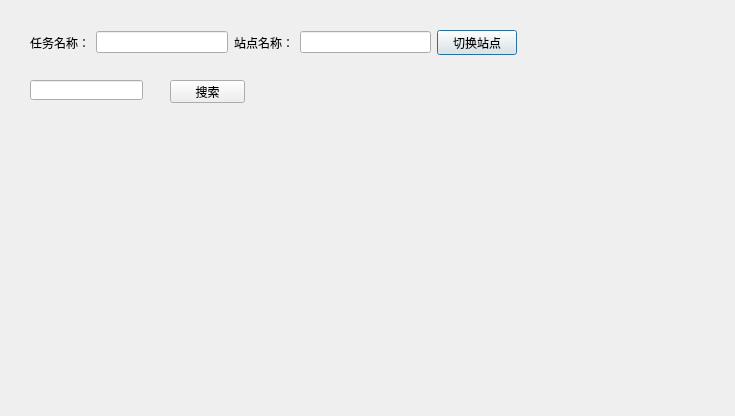
<?xml version="1.0" encoding="UTF-8"?>
<ui version="4.0">
 <class>NewTask</class>
 <widget class="QDialog" name="NewTask">
  <property name="geometry">
   <rect>
    <x>0</x>
    <y>0</y>
    <width>735</width>
    <height>416</height>
   </rect>
  </property>
  <property name="windowTitle">
   <string>Dialog</string>
  </property>
  <widget class="QWidget" name="layoutWidget">
   <property name="geometry">
    <rect>
     <x>30</x>
     <y>30</y>
     <width>487</width>
     <height>25</height>
    </rect>
   </property>
   <layout class="QHBoxLayout" name="horizontalLayout">
    <item>
     <widget class="QLabel" name="label">
      <property name="text">
       <string>任务名称：</string>
      </property>
     </widget>
    </item>
    <item>
     <widget class="QLineEdit" name="leTaskName"/>
    </item>
    <item>
     <widget class="QLabel" name="label_2">
      <property name="text">
       <string>站点名称：</string>
      </property>
     </widget>
    </item>
    <item>
     <widget class="QLineEdit" name="leSiteName"/>
    </item>
    <item>
     <widget class="QPushButton" name="pbSwitchWebsite">
      <property name="text">
       <string>切换站点</string>
      </property>
     </widget>
    </item>
   </layout>
  </widget>
  <widget class="QLineEdit" name="leSearchWords">
   <property name="geometry">
    <rect>
     <x>30</x>
     <y>80</y>
     <width>113</width>
     <height>20</height>
    </rect>
   </property>
  </widget>
  <widget class="QPushButton" name="pbSearch">
   <property name="geometry">
    <rect>
     <x>170</x>
     <y>80</y>
     <width>75</width>
     <height>23</height>
    </rect>
   </property>
   <property name="text">
    <string>搜索</string>
   </property>
  </widget>
 </widget>
 <resources/>
 <connections>
  <connection>
   <sender>pbSearch</sender>
   <signal>clicked()</signal>
   <receiver>NewTask</receiver>
   <slot>accept()</slot>
   <hints>
    <hint type="sourcelabel">
     <x>207</x>
     <y>91</y>
    </hint>
    <hint type="destinationlabel">
     <x>367</x>
     <y>207</y>
    </hint>
   </hints>
  </connection>
 </connections>
</ui>
